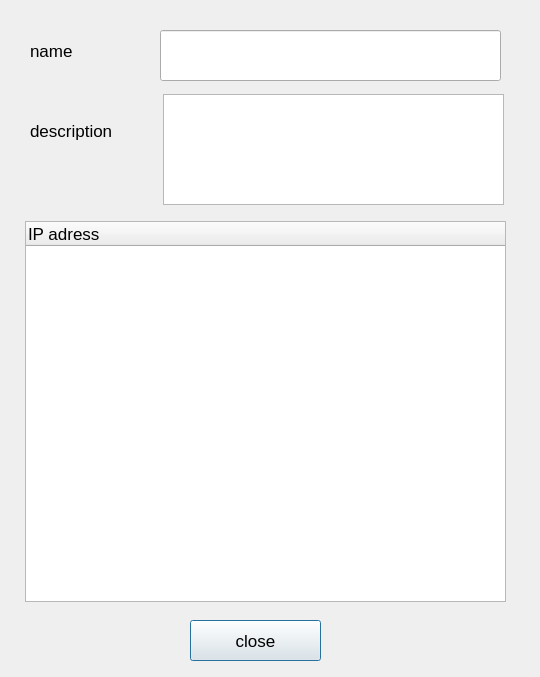
<?xml version="1.0" encoding="UTF-8"?>
<ui version="4.0">
 <class>DeviceDetail</class>
 <widget class="QDialog" name="DeviceDetail">
  <property name="geometry">
   <rect>
    <x>0</x>
    <y>0</y>
    <width>540</width>
    <height>677</height>
   </rect>
  </property>
  <property name="font">
   <font>
    <pointsize>13</pointsize>
   </font>
  </property>
  <property name="windowTitle">
   <string>DeviceDetail</string>
  </property>
  <widget class="QTreeWidget" name="treeWidget">
   <property name="geometry">
    <rect>
     <x>25</x>
     <y>221</y>
     <width>481</width>
     <height>381</height>
    </rect>
   </property>
   <column>
    <property name="text">
     <string>IP adress</string>
    </property>
   </column>
  </widget>
  <widget class="QLabel" name="label">
   <property name="geometry">
    <rect>
     <x>30</x>
     <y>30</y>
     <width>81</width>
     <height>41</height>
    </rect>
   </property>
   <property name="text">
    <string>name</string>
   </property>
  </widget>
  <widget class="QLineEdit" name="name">
   <property name="geometry">
    <rect>
     <x>160</x>
     <y>30</y>
     <width>341</width>
     <height>51</height>
    </rect>
   </property>
   <property name="readOnly">
    <bool>true</bool>
   </property>
  </widget>
  <widget class="QTextEdit" name="description">
   <property name="geometry">
    <rect>
     <x>163</x>
     <y>94</y>
     <width>341</width>
     <height>111</height>
    </rect>
   </property>
   <property name="readOnly">
    <bool>true</bool>
   </property>
  </widget>
  <widget class="QLabel" name="label_2">
   <property name="geometry">
    <rect>
     <x>30</x>
     <y>105</y>
     <width>121</width>
     <height>51</height>
    </rect>
   </property>
   <property name="text">
    <string>description</string>
   </property>
  </widget>
  <widget class="QPushButton" name="pushButton">
   <property name="geometry">
    <rect>
     <x>190</x>
     <y>620</y>
     <width>131</width>
     <height>41</height>
    </rect>
   </property>
   <property name="text">
    <string>close</string>
   </property>
  </widget>
 </widget>
 <resources/>
 <connections/>
</ui>
